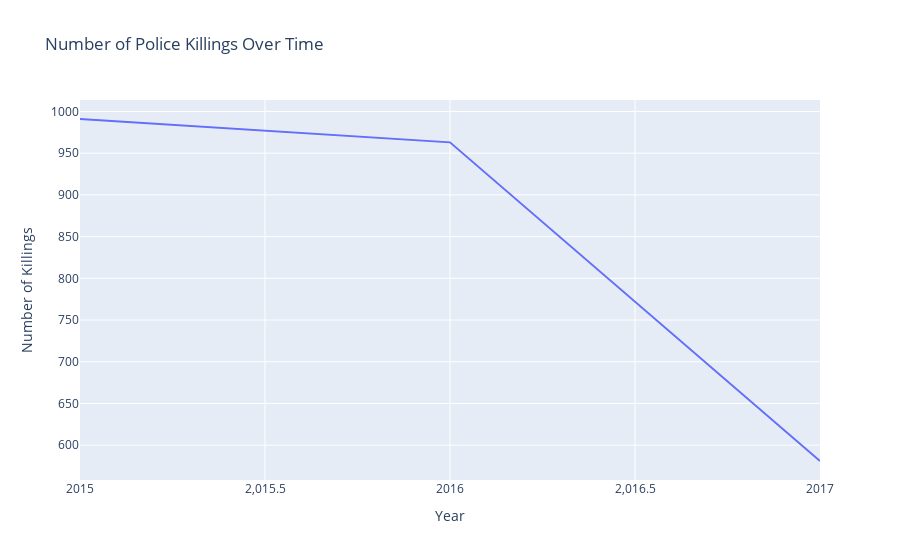

Notebook source saved alongside this figure:
### Code cell
# Create a line plot
fig = px.line(
    killings_over_time,
    x='date',
    y='killings',
    title='Number of Police Killings Over Time',
    labels={'date': 'Year', 'killings': 'Number of Killings'},
    line_shape='linear'  # Set to 'linear' for a line plot
)

# Show the plot
fig.show()

### Figure 1 — Plotly figure (JSON) as saved in the notebook; plotly's stock layout.template omitted (floating-point values rounded to 4 significant figures)
{"data": [{"hovertemplate": "Year=%{x}<br>Number of Killings=%{y}<extra></extra>", "legendgroup": "", "line": {"color": "#636efa", "dash": "solid", "shape": "linear"}, "marker": {"symbol": "circle"}, "mode": "lines", "name": "", "orientation": "v", "showlegend": false, "type": "scatter", "x": [2015, 2016, 2017], "xaxis": "x", "y": [991, 963, 581], "yaxis": "y"}], "layout": {"autosize": true, "legend": {"tracegroupgap": 0}, "title": {"text": "Number of Police Killings Over Time"}, "xaxis": {"anchor": "y", "autorange": true, "domain": [0, 1], "range": [2015, 2017], "title": {"text": "Year"}, "type": "linear"}, "yaxis": {"anchor": "x", "autorange": true, "domain": [0, 1], "range": [558.2, 1014.0], "title": {"text": "Number of Killings"}, "type": "linear"}}}
